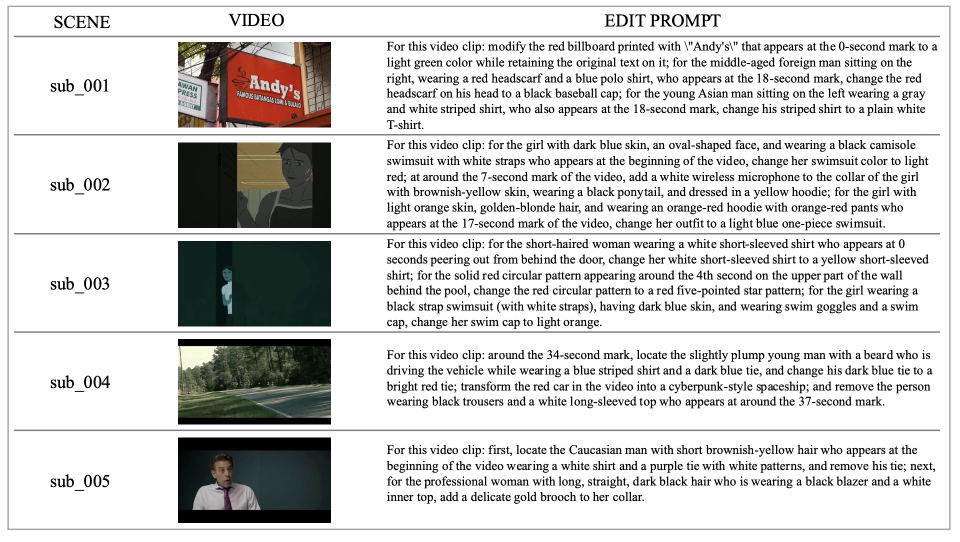
#> input picture assets/case_show.png, 1920 x 1084 px (shown at 1/2 size); its folder holds only this picture in this run
$ python -i edit_qa_utils.py   (imports and definitions only)
#> lines starting #> are read from the running program, lines starting #| are printed output that depends on the picture
"""Shared helpers for VLM QA retry prompts (keyframe inpaint + video propagation)."""

from __future__ import annotations

import json
import logging
import os
from typing import Any, Dict, List, Sequence, Set, Tuple

import numpy as np
from PIL import Image

logger = logging.getLogger(__name__)
EDITING_OPERATIONS_TO_AVOID_HEADER = (
    "EDITING OPERATIONS TO AVOID / 避免的编辑操作 (from prior QA — these are mistakes from the "
    "last attempt; do NOT repeat them on this single retry):"
)

_EDIT_RETRY_POSITIVE_HEADER = (
    "KEEP THESE CORRECT OPERATIONS (apply first — maintain correct edit actions):"
)
_EDIT_RETRY_AVOID_HEADER = (
    "AVOID THESE EDITING MISTAKES (apply second — do not repeat failed operations):"
)


# [276 lines left out: functions build_edit_retry_guidance_section, normalize_qa_error_list, build_keyframe_qa_avoid_operations, build_editing_operations_to_avoid_block, append_editing_operations_to_avoid, prepare_keyframe_qa_images and 4 more, not called in this run]


SINGLE_KEYFRAME_QA_CRITICAL_FLAGS = (
    "frame_structure_preserved",
    "edit_instruction_requirements_met",
    "edit_completed",
    "entity_identity_preserved",
    "unrelated_edit_changes_absent",
    "background_unedited_regions_preserved",
    "canonical_reference_alignment_ok",
)

SINGLE_KEYFRAME_QA_IMPORTANT_FLAGS = (
    "visibility_extent_preserved",
    "pose_expression_preserved",
    "entity_local_lighting_preserved",
    "environment_blend_ok",
)

# All flags (for logging / sidecar compatibility).
SINGLE_KEYFRAME_QA_REQUIRED_FLAGS = (
    *SINGLE_KEYFRAME_QA_CRITICAL_FLAGS,
    *SINGLE_KEYFRAME_QA_IMPORTANT_FLAGS,
)

_SINGLE_KEYFRAME_QA_MIN_SCORE = 0.6
_SINGLE_KEYFRAME_QA_MIN_IMPORTANT_PASS = len(SINGLE_KEYFRAME_QA_IMPORTANT_FLAGS)
_BACKGROUND_DRIFT_GRID_SIZE = 4
_BACKGROUND_DRIFT_CELL_CHANGE_THRESHOLD = 0.28
_BACKGROUND_DRIFT_PIXEL_DIFF_THRESHOLD = 15.0
_BACKGROUND_DRIFT_REEDIT_RATIO_THRESHOLD = 1.35
_BACKGROUND_DRIFT_REEDIT_ABS_MARGIN = 0.01
_BACKGROUND_DRIFT_REEDIT_MIN_VIOLATION_CELLS = 2
_BACKGROUND_DRIFT_REEDIT_SINGLE_CELL_THRESHOLD = 0.45

_NON_EDIT_REGION_CHANGE_CANONICAL = {
    "": "unknown",
    "unknown": "unknown",
    "none": "none",
    "no_change": "none",
    "trace": "trace",
    "tiny": "trace",
    "tiny_seam": "trace",
    "minor": "trace",
    "slight": "trace",
    "localized": "trace",
    "local": "trace",
    "moderate": "moderate",
    "material": "moderate",
    "noticeable": "moderate",
    "significant": "moderate",
    "major": "severe",
    "severe": "severe",
    "large": "severe",
    "broad": "severe",
}


# [9 lines left out: function normalize_non_edit_region_change_severity, not called in this run]


def non_edit_region_change_requires_reedit(value: Any) -> bool:
    """Moderate-or-worse non-edit region drift should trigger a retry/fail."""
    return normalize_non_edit_region_change_severity(value) in {"moderate", "severe"}


# [45 lines left out: function classify_background_drift_severity, not called in this run]


def _normalize_location_text(text: str) -> str:
    return str(text or "").strip().lower()


# [269 lines left out: functions _expand_grid_cells, _compute_core_location_grid_cells, _location_grid_cells, _cap_cells_to_budget, _allowed_edit_grid_cells, measure_keyframe_background_drift and 1 more, not called in this run]


_CANONICAL_ALIGNMENT_EDIT_CUES = (
    "hat",
    "cap",
    "hair",
    "color",
    "colour",
    "shirt",
    "dress",
    "vest",
    "accessory",
    "glasses",
    "beard",
    "jacket",
    "coat",
)


# [16 lines left out: functions canonical_alignment_check_applicable, instruction_id_from_canonical_ref_path, not called in this run]


def _strip_bottom_caption_strip(
    img: Image.Image,
    *,
    min_caption_ratio: float = 0.08,
) -> Image.Image:
    """Remove bottom caption by detecting the last row with significant content."""
#> called with min_caption_ratio = 0.08
    arr = np.asarray(img.convert("RGB"))
    h, w, _ = arr.shape
#> h = 1084; w = 1920
    scan_start = max(1, int(h * (1 - min_caption_ratio)))
#> scan_start = 997
    content_bottom = h - 1
#> content_bottom = 1083
    for y in range(h - 1, scan_start - 1, -1):
        row = arr[y]
        if float(np.mean(row)) < 250.0 or float(np.std(row)) > 8.0:
            content_bottom = y
            break
    else:
        content_bottom = max(1, int(h * 0.88)) - 1
    return img.crop((0, 0, w, max(1, content_bottom + 1)))
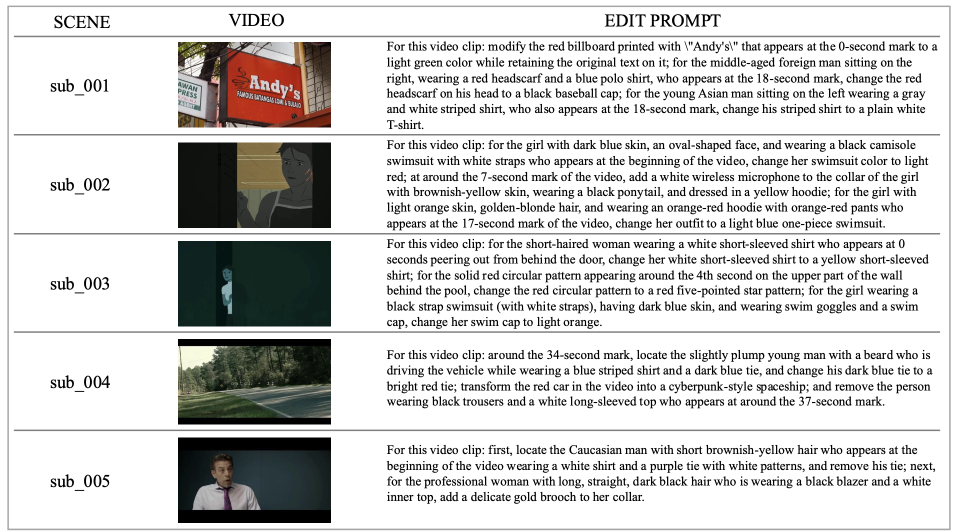
#> returned value: PIL image 1920x1061 RGB (shown at 1/2 size); mean R, G, B 210.1, 209.7, 208.7


def extract_canonical_target_panel(canonical_path: str) -> Image.Image | None:
    """Crop the RIGHT (edited-target) panel from a canonical reference card."""
    if not canonical_path or not os.path.exists(canonical_path):
        return None
    img = Image.open(canonical_path).convert("RGB")
    upper = _strip_bottom_caption_strip(img)
    width, height = upper.size
#> width = 1920; height = 1061
    if width < height * 1.15:
        return upper
    gap = 12
    panel_width = (width - gap) // 2
#> panel_width = 954
    if panel_width <= 0:
        return None
    return upper.crop((panel_width + gap, 0, width, height))
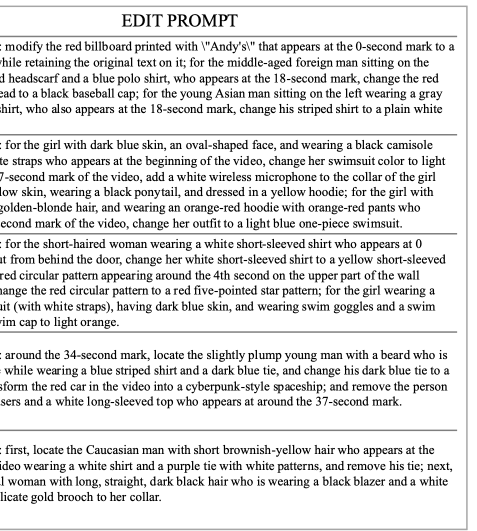
#> returned value: PIL image 954x1061 RGB (shown at 1/2 size); min 0, max 255, mean 225.6


# [271 lines left out: functions parse_edit_instruction_for_instruction_id, merge_canonical_alignment_into_qa_result, _qa_bool_from_vlm, build_single_keyframe_qa_result_from_vlm, apply_single_keyframe_edit_qa_gate, build_single_keyframe_qa_avoid_operations, not called in this run]

>>> result = extract_canonical_target_panel('../../assets/case_show.png')

$ run again, on assets/compare_1.png
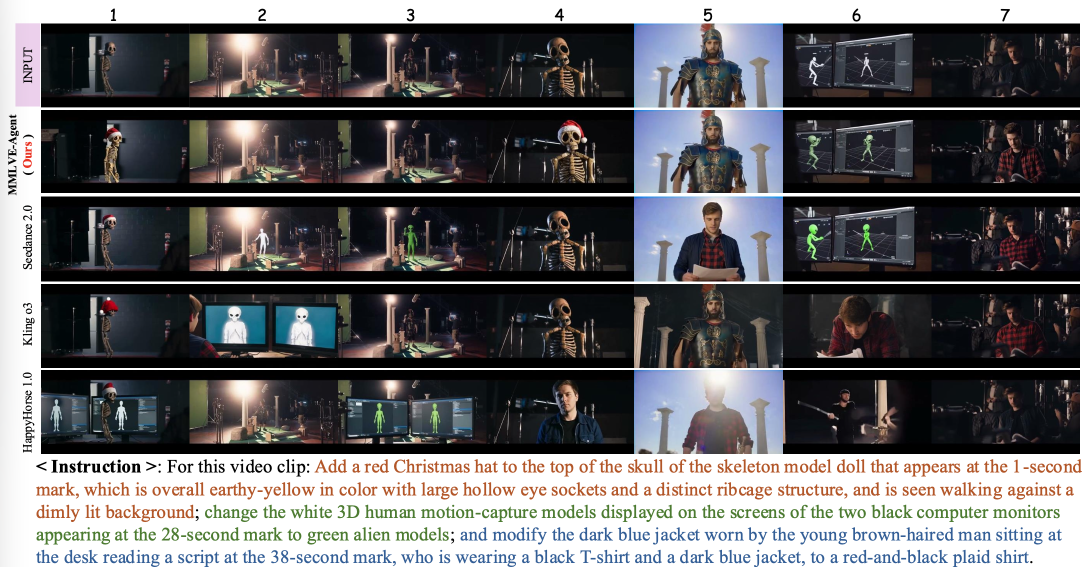
#> input picture assets/compare_1.png, 2164 x 1134 px (shown at 1/2 size)
#> in extract_canonical_target_panel, `return upper.crop((panel_width + gap, 0, width, height))`:
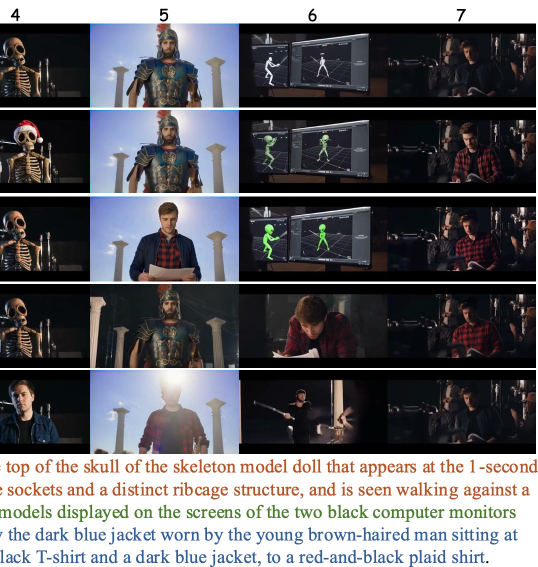
#> returned value: PIL image 1076x1134 RGB (shown at 1/2 size); mean R, G, B 101, 100.5, 104.9

$ run again, on assets/compare_2.png
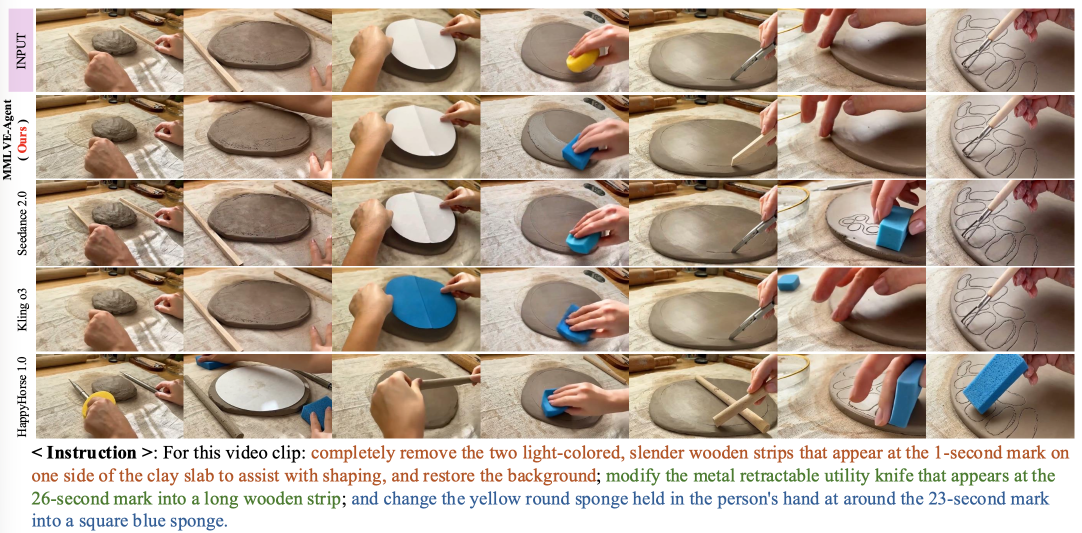
#> input picture assets/compare_2.png, 2164 x 1066 px (shown at 1/2 size)
#> in _strip_bottom_caption_strip, `return img.crop((0, 0, w, max(1, content_bottom + 1)))`:
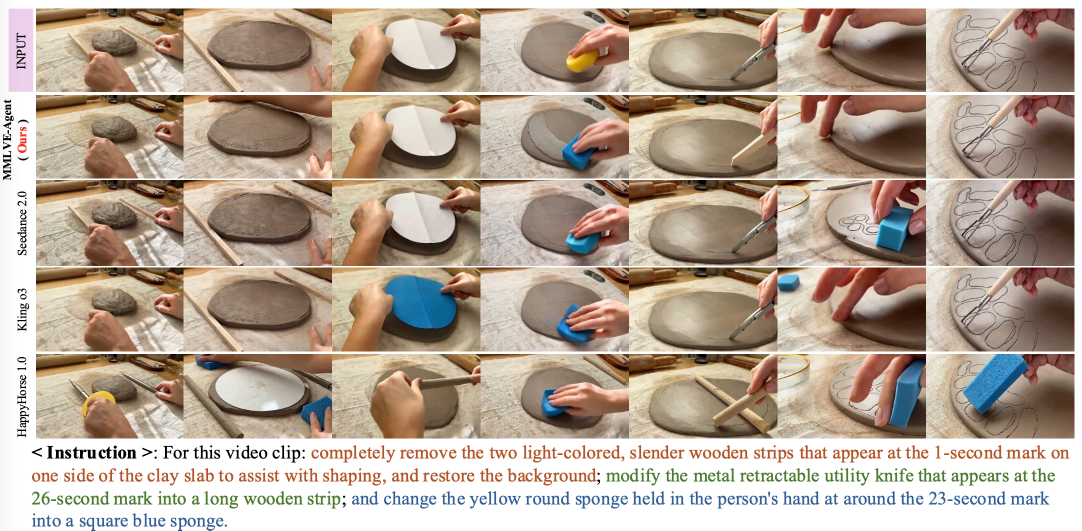
#> returned value: PIL image 2164x1061 RGB (shown at 1/2 size); mean R, G, B 181.9, 165.6, 150.7
#> in extract_canonical_target_panel, `return upper.crop((panel_width + gap, 0, width, height))`:
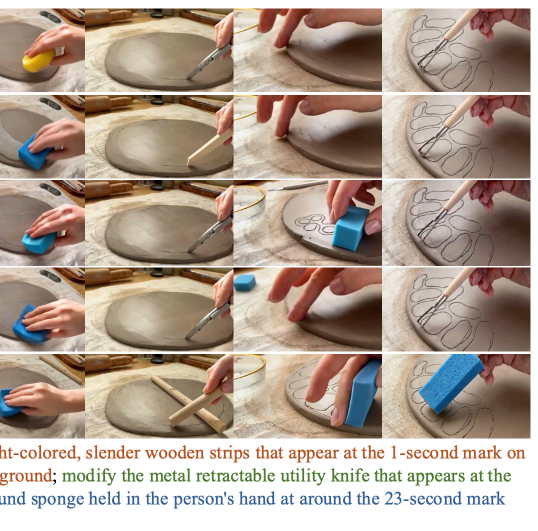
#> returned value: PIL image 1076x1061 RGB (shown at 1/2 size); mean R, G, B 176, 159.2, 145.9

$ run again, on assets/framework.png
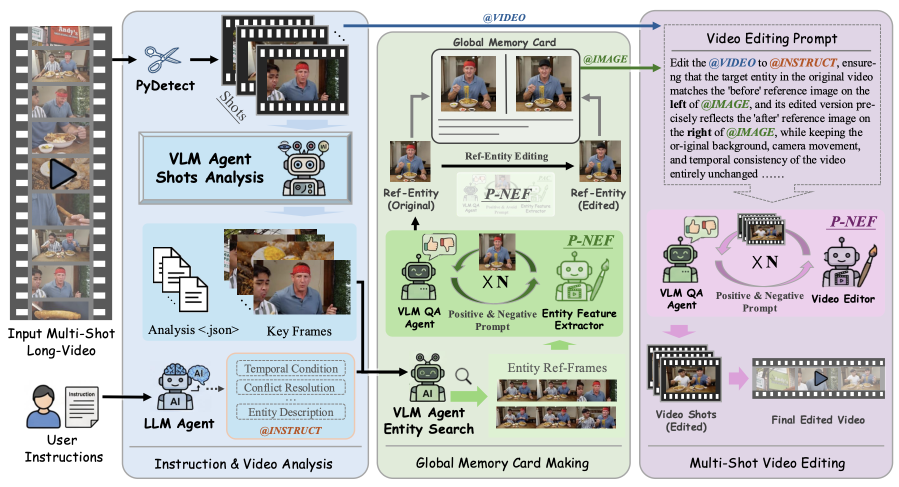
#> input picture assets/framework.png, 1798 x 974 px (shown at 1/2 size)
#> in _strip_bottom_caption_strip, `return img.crop((0, 0, w, max(1, content_bottom + 1)))`:
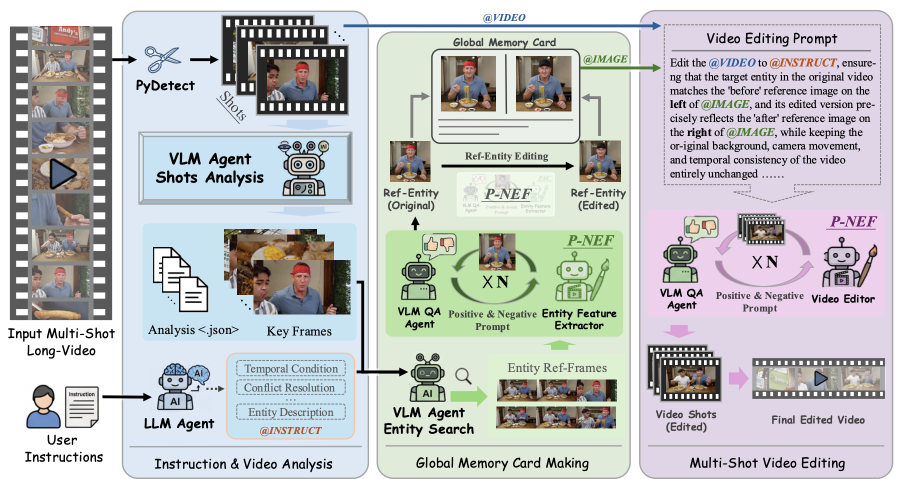
#> returned value: PIL image 1798x958 RGB (shown at 1/2 size); mean R, G, B 192.2, 194.2, 194.4
#> in extract_canonical_target_panel, `return upper.crop((panel_width + gap, 0, width, height))`:
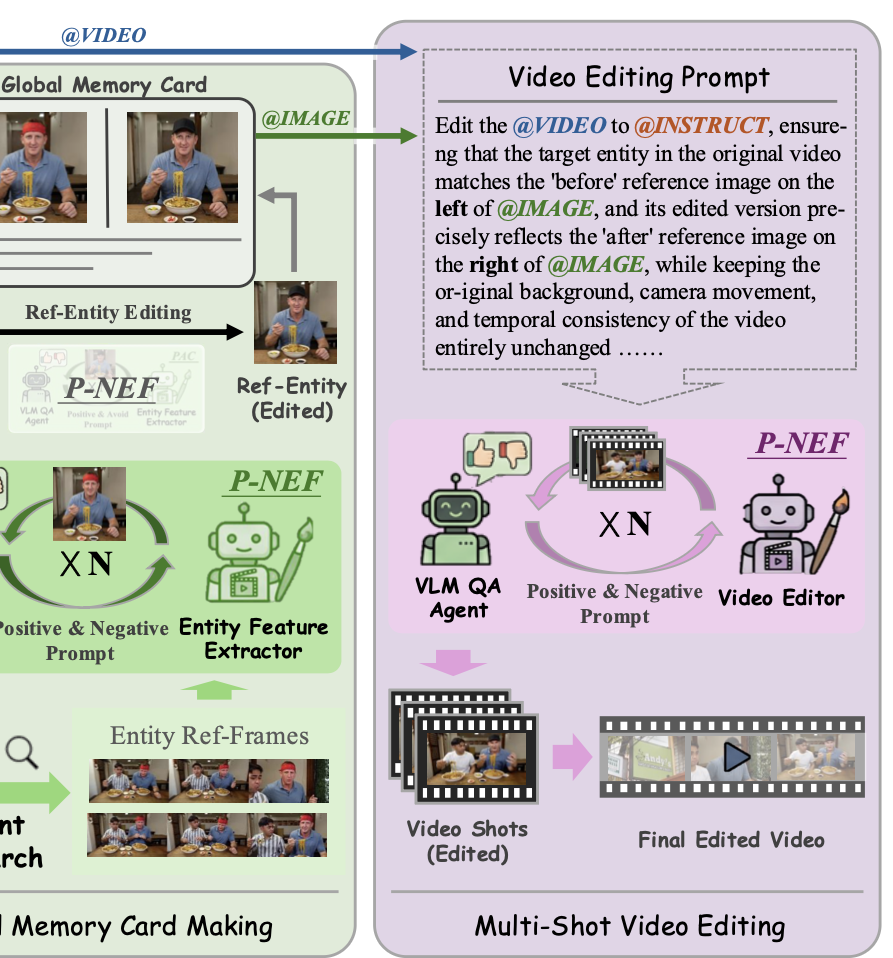
#> returned value: PIL image 893x958 RGB; mean R, G, B 198.2, 195.8, 195.3
